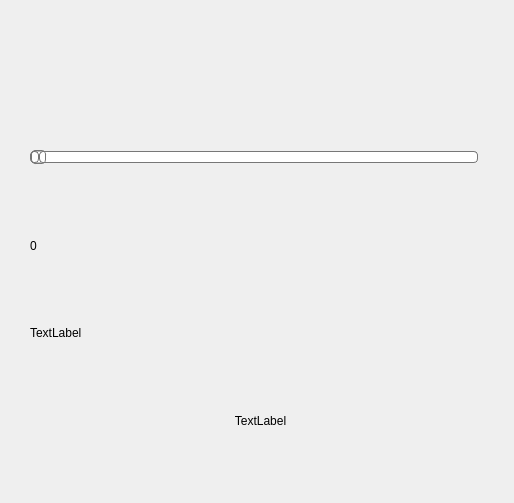
<?xml version="1.0" encoding="UTF-8"?>
<ui version="4.0">
 <class>ParkingAssistanceGUI</class>
 <widget class="QWidget" name="ParkingAssistanceGUI">
  <property name="geometry">
   <rect>
    <x>0</x>
    <y>0</y>
    <width>514</width>
    <height>503</height>
   </rect>
  </property>
  <property name="windowTitle">
   <string>Form</string>
  </property>
  <property name="styleSheet">
   <string notr="true"/>
  </property>
  <widget class="QWidget" name="layoutWidget">
   <property name="geometry">
    <rect>
     <x>30</x>
     <y>30</y>
     <width>461</width>
     <height>431</height>
    </rect>
   </property>
   <layout class="QVBoxLayout" name="windowLayout">
    <item>
     <widget class="QWidget" name="senzorWidget" native="true"/>
    </item>
    <item>
     <layout class="QHBoxLayout" name="volumeLayout">
      <item>
       <widget class="QSlider" name="volumeSlider">
        <property name="styleSheet">
         <string notr="true">QSlider::groove:horizontal {
border: 1px solid #bbb;
background: white;
height: 10px;
border-radius: 4px;
}

QSlider::sub-page:horizontal {
background: qlineargradient(x1: 0, y1: 0,    x2: 0, y2: 1,
    stop: 0 #66e, stop: 1 #bbf);
background: qlineargradient(x1: 0, y1: 0.2, x2: 1, y2: 1,
    stop: 0 #bbf, stop: 1 #55f);
border: 1px solid #777;
height: 10px;
border-radius: 4px;
}

QSlider::add-page:horizontal {
background: #fff;
border: 1px solid #777;
height: 10px;
border-radius: 4px;
}

QSlider::handle:horizontal {
background: qlineargradient(x1:0, y1:0, x2:1, y2:1,
    stop:0 #eee, stop:1 #ccc);
border: 1px solid #777;
width: 13px;
margin-top: -2px;
margin-bottom: -2px;
border-radius: 4px;
}

QSlider::handle:horizontal:hover {
background: qlineargradient(x1:0, y1:0, x2:1, y2:1,
    stop:0 #fff, stop:1 #ddd);
border: 1px solid #444;
border-radius: 4px;
}

QSlider::sub-page:horizontal:disabled {
background: #bbb;
border-color: #999;
}

QSlider::add-page:horizontal:disabled {
background: #eee;
border-color: #999;
}

QSlider::handle:horizontal:disabled {
background: #eee;
border: 1px solid #aaa;
border-radius: 4px;
}</string>
        </property>
        <property name="orientation">
         <enum>Qt::Horizontal</enum>
        </property>
       </widget>
      </item>
      <item>
       <widget class="QLabel" name="volumeImage">
        <property name="sizePolicy">
         <sizepolicy hsizetype="Preferred" vsizetype="Preferred">
          <horstretch>0</horstretch>
          <verstretch>0</verstretch>
         </sizepolicy>
        </property>
        <property name="text">
         <string/>
        </property>
        <property name="scaledContents">
         <bool>false</bool>
        </property>
       </widget>
      </item>
     </layout>
    </item>
    <item>
     <widget class="QLabel" name="volumeValue">
      <property name="text">
       <string>0</string>
      </property>
     </widget>
    </item>
    <item>
     <widget class="QLabel" name="label">
      <property name="text">
       <string>TextLabel</string>
      </property>
     </widget>
    </item>
    <item>
     <widget class="QLabel" name="breakLabel">
      <property name="text">
       <string>TextLabel</string>
      </property>
      <property name="alignment">
       <set>Qt::AlignCenter</set>
      </property>
     </widget>
    </item>
   </layout>
  </widget>
 </widget>
 <resources/>
 <connections/>
</ui>
